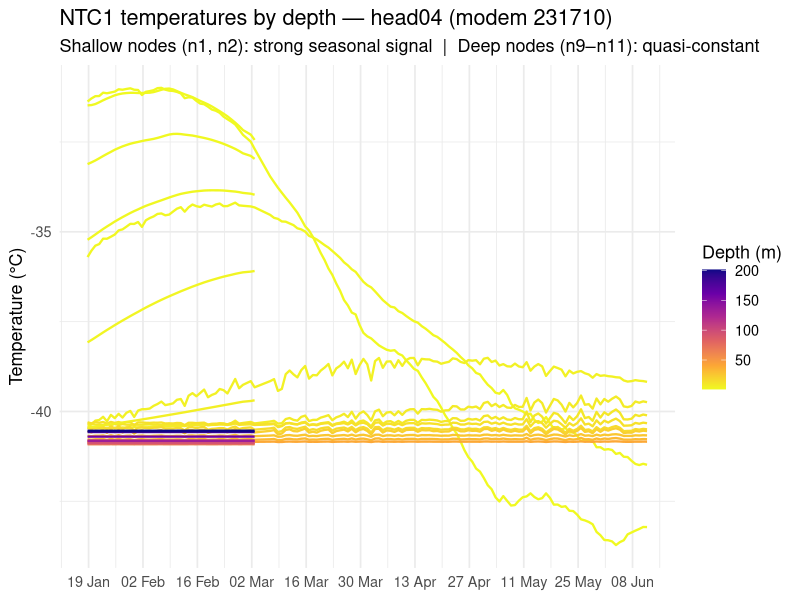
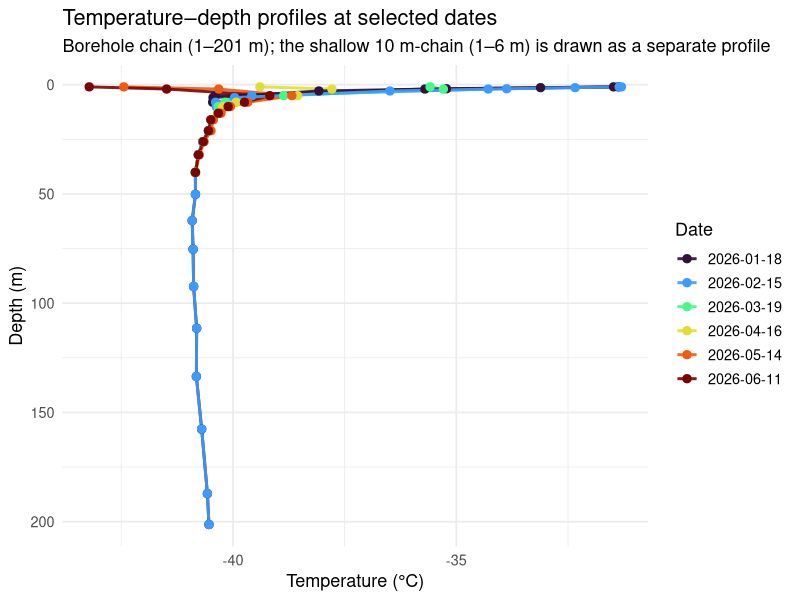
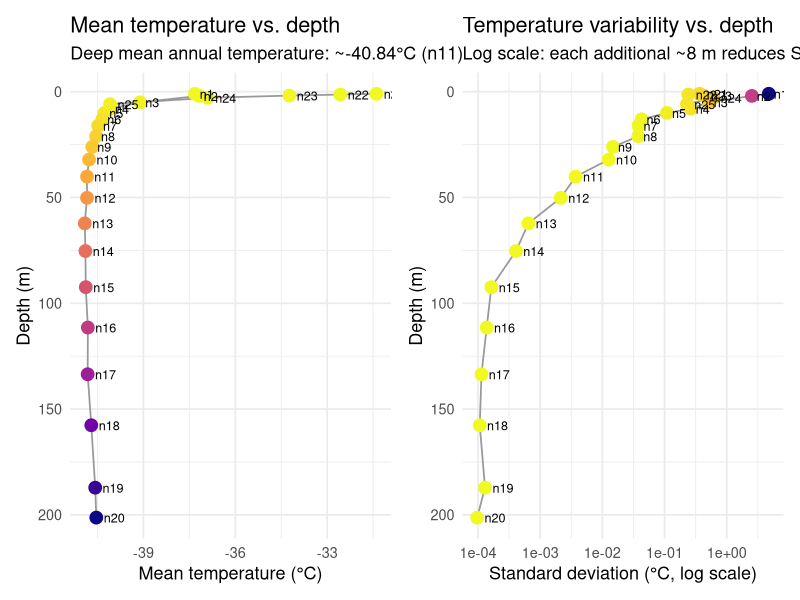
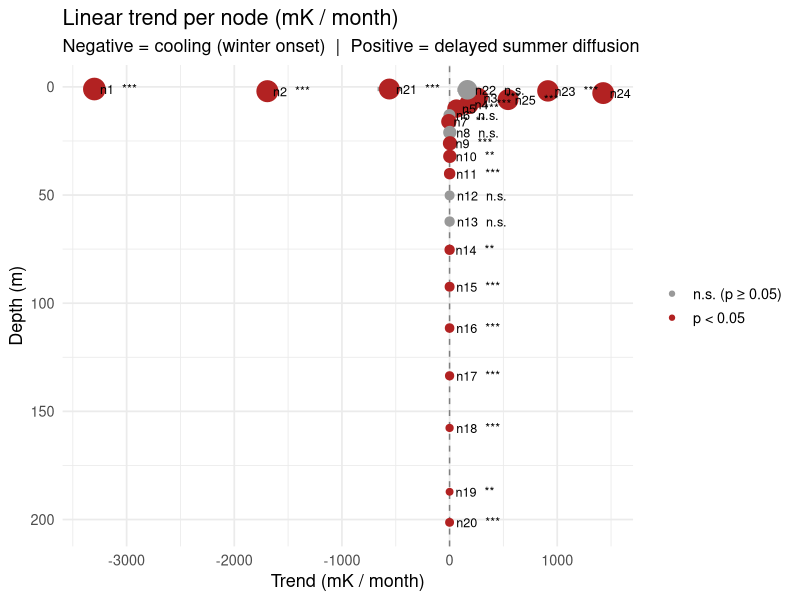
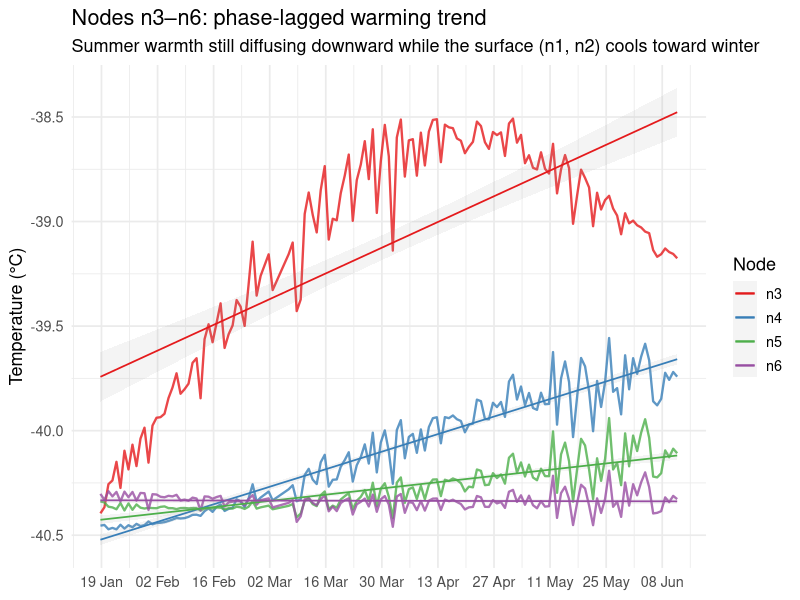
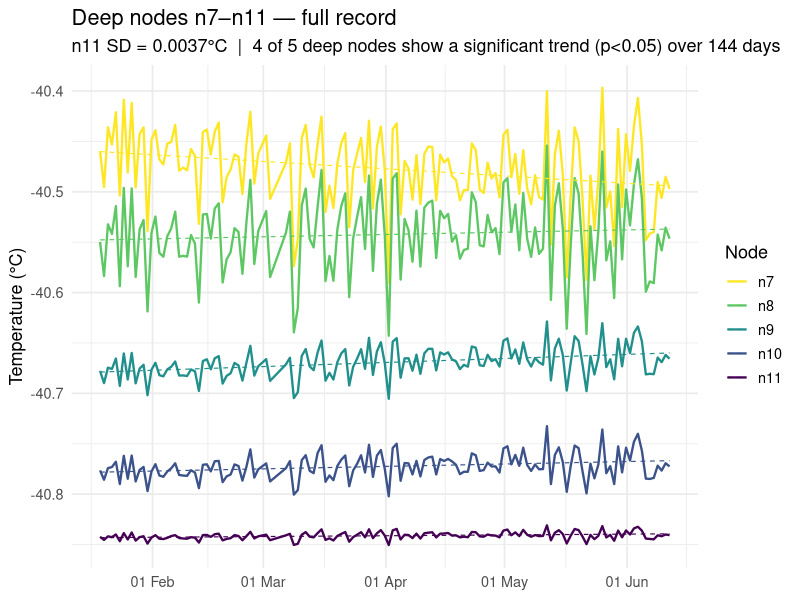
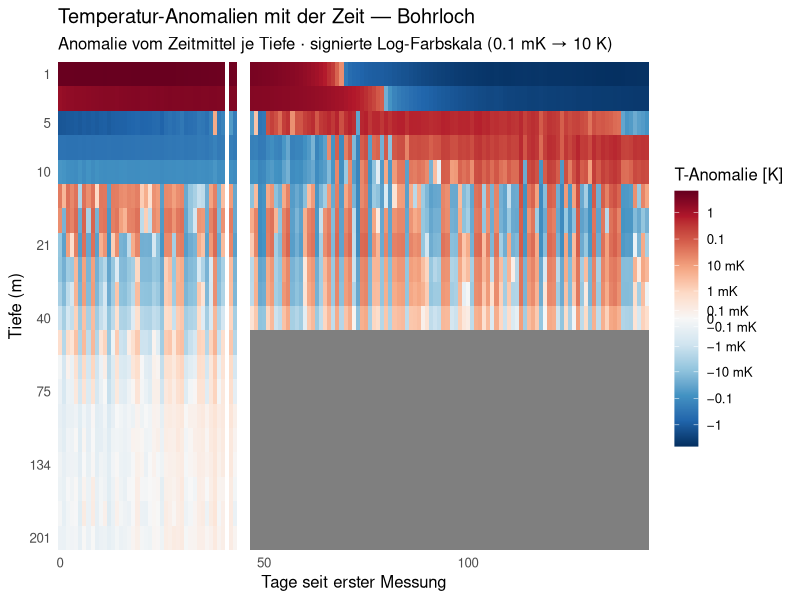
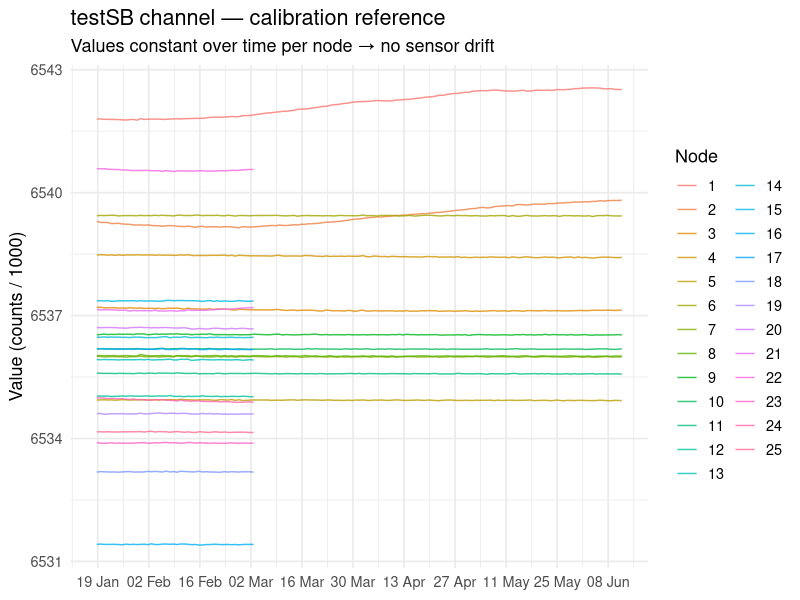

Generate these figures, in order, with R:
## ---- chunk 1
library(readr)
library(dplyr)
library(tidyr)
library(ggplot2)
library(lubridate)
library(patchwork)

d <- read_csv("./data/decoded_head04_231710_combined.csv", show_col_types = FALSE) |>
  mutate(
    time_utc = as_datetime(time_utc),
    t_days   = as.numeric(difftime(time_utc, min(time_utc), units = "days"))
  )
## ---- chunk 2
# Real installation depths + node order from the 2023 lab calibration
# (data/head04_calibration.csv, built by build_head04_calibration.R).
# n1–n20 = borehole 1–201 m; n21–n25 = shallow 10 m-chain 1–6 m. The node order
# (kept from the deployment Excel sheet) is confirmed by the SD-vs-depth check:
# per-node SD falls monotonically with depth (Spearman ≈ −0.99).
node_depths <- read_csv("./data/head04_calibration.csv", show_col_types = FALSE) |>
  distinct(node, depth = depth_m) |> arrange(node) |>
  # Two physically separate chains — never connect a profile line ACROSS them:
  mutate(chain = if_else(node <= 20, "Bohrloch (1–201 m)", "Nebenkette (1–6 m)"))
knitr::kable(node_depths, col.names = c("Node", "Depth (m)", "Chain"),
             caption = "Sensor depths (2023 deployment).")
## ---- chunk 3
ntc_long <- d |>
  select(time_utc, matches("^n[0-9]+\\.ntc1_temp_C$")) |>
  pivot_longer(-time_utc, names_to = "sensor", values_to = "temp_C") |>
  mutate(node = as.integer(sub("n(\\d+)\\..*", "\\1", sensor))) |>
  left_join(node_depths, by = "node")

ggplot(ntc_long, aes(time_utc, temp_C, colour = depth, group = node)) +
  geom_line(linewidth = 0.8) +
  scale_colour_viridis_c(option = "plasma", direction = -1, name = "Depth (m)") +
  scale_x_datetime(date_breaks = "2 weeks", date_labels = "%d %b") +
  labs(
    title    = "NTC1 temperatures by depth — head04 (modem 231710)",
    subtitle = "Shallow nodes (n1, n2): strong seasonal signal  |  Deep nodes (n9–n11): quasi-constant",
    x = NULL, y = "Temperature (°C)"
  ) +
  theme_minimal(base_size = 13)
## ---- chunk 4
profile_dates <- d |>
  pull(time_utc) |> as.Date() |> unique() |>
  (\(x) x[seq(1, length(x), length.out = 6)])() |>
  as.character()

profiles <- ntc_long |>
  mutate(date = as.character(as.Date(time_utc))) |>
  filter(date %in% profile_dates)

ggplot(profiles, aes(temp_C, depth, colour = date, group = interaction(date, chain))) +
  geom_path(linewidth = 1, alpha = 0.9) +   # per (date, chain): never link across the two chains
  geom_point(size = 2.5) +
  scale_y_reverse(name = "Depth (m)") +
  scale_colour_viridis_d(option = "turbo", name = "Date") +
  labs(
    title    = "Temperature–depth profiles at selected dates",
    subtitle = "Borehole chain (1–201 m); the shallow 10 m-chain (1–6 m) is drawn as a separate profile",
    x = "Temperature (°C)"
  ) +
  theme_minimal(base_size = 13)
## ---- chunk 5
node_stats <- ntc_long |>
  group_by(node, depth, chain) |>
  summarise(
    mean_T  = mean(temp_C, na.rm = TRUE),
    sd_T    = sd(temp_C,   na.rm = TRUE),
    range_T = max(temp_C, na.rm = TRUE) - min(temp_C, na.rm = TRUE),
    .groups = "drop"
  )

p_sd <- ggplot(node_stats, aes(sd_T, depth)) +
  geom_path(aes(group = chain), colour = "grey60", linewidth = 0.6) +
  geom_point(aes(colour = sd_T), size = 4) +
  geom_text(aes(label = paste0("n", node)), hjust = -0.35, size = 3.2) +
  scale_colour_viridis_c(option = "plasma", direction = -1, guide = "none") +
  scale_y_reverse(name = "Depth (m)") +
  scale_x_log10() +
  labs(title = "Temperature variability vs. depth",
       subtitle = "Log scale: each additional ~8 m reduces SD by ~50%",
       x = "Standard deviation (°C, log scale)") +
  theme_minimal(base_size = 13)

p_mean <- ggplot(node_stats, aes(mean_T, depth)) +
  geom_path(aes(group = chain), colour = "grey60", linewidth = 0.6) +
  geom_point(aes(colour = depth), size = 4, show.legend = FALSE) +
  scale_colour_viridis_c(option = "plasma", direction = -1) +
  geom_text(aes(label = paste0("n", node)), hjust = -0.35, size = 3.2) +
  scale_y_reverse(name = "Depth (m)") +
  labs(title = "Mean temperature vs. depth",
       subtitle = sprintf("Deep mean annual temperature: ~%.2f°C (n11)",
                          node_stats$mean_T[node_stats$node == 11]),
       x = "Mean temperature (°C)") +
  theme_minimal(base_size = 13)

p_mean | p_sd
## ---- chunk 6
node_stats |>
  select(node, depth, mean_T, sd_T, range_T) |>
  mutate(across(where(is.numeric), \(x) round(x, 3))) |>
  knitr::kable(
    col.names = c("Node", "Depth (m)", "Mean T (°C)", "SD (°C)", "Range (°C)"),
    caption   = "Temperature statistics per node"
  )
## ---- chunk 7
ntc_cols <- grep("^n[0-9]+\\.ntc1_temp_C$", names(d), value = TRUE)

trends <- lapply(ntc_cols, function(col) {
  node <- as.integer(sub("n(\\d+)\\..*", "\\1", col))
  dat  <- data.frame(t = d$t_days, y = d[[col]]) |> na.omit()
  m    <- lm(y ~ t, data = dat)
  s    <- summary(m)
  tibble(node            = node,
         slope_mK_month  = coef(m)[2] * 30 * 1000,
         se_mK_month     = s$coefficients[2, 2] * 30 * 1000,
         pval            = s$coefficients[2, 4],
         mean_T          = mean(dat$y),
         sd_T            = sd(dat$y))
}) |>
  bind_rows() |>
  left_join(node_depths, by = "node") |>
  mutate(sig = pval < 0.05,
         sig_label = case_when(pval < 0.001 ~ "***",
                               pval < 0.01  ~ "**",
                               pval < 0.05  ~ "*",
                               TRUE         ~ "n.s."))

ggplot(trends, aes(slope_mK_month, depth)) +
  geom_vline(xintercept = 0, colour = "grey50", linetype = "dashed") +
  geom_errorbarh(aes(xmin = slope_mK_month - se_mK_month,
                     xmax = slope_mK_month + se_mK_month),
                 height = 2, colour = "grey60") +
  geom_point(aes(colour = sig, size = log10(abs(slope_mK_month) + 1))) +
  geom_text(aes(label = paste0("n", node, "  ", sig_label)),
            hjust = -0.15, size = 3.2) +
  scale_y_reverse(name = "Depth (m)") +
  scale_colour_manual(values = c("FALSE" = "grey60", "TRUE" = "firebrick"),
                      labels = c("n.s. (p ≥ 0.05)", "p < 0.05"), name = NULL) +
  scale_size_continuous(range = c(2, 7), guide = "none") +
  labs(
    title    = "Linear trend per node (mK / month)",
    subtitle = "Negative = cooling (winter onset)  |  Positive = delayed summer diffusion",
    x        = "Trend (mK / month)"
  ) +
  theme_minimal(base_size = 13)
## ---- chunk 8
trends |>
  mutate(across(c(slope_mK_month, se_mK_month, mean_T, sd_T), \(x) round(x, 2)),
         pval = formatC(pval, digits = 3, format = "g")) |>
  select(node, depth, mean_T, sd_T, slope_mK_month, se_mK_month, pval, sig_label) |>
  knitr::kable(
    col.names = c("Node", "Depth (m)", "Mean T", "SD", "Trend (mK/mon)", "SE", "p-value", ""),
    caption   = "Linear trend results. Positive trend in n4–n6 reflects phase-lagged downward diffusion of summer warmth."
  )
## ---- chunk 9
mid_cols <- grep("^n[3456]\\.ntc1_temp_C$", names(d), value = TRUE)
d_mid <- d |>
  select(time_utc, all_of(mid_cols)) |>
  pivot_longer(-time_utc, names_to = "sensor", values_to = "temp_C") |>
  mutate(node = as.integer(sub("n(\\d+)\\..*", "\\1", sensor))) |>
  left_join(node_depths, by = "node")

ggplot(d_mid, aes(time_utc, temp_C, colour = factor(node), group = node)) +
  geom_line(linewidth = 0.8, alpha = 0.8) +
  geom_smooth(method = "lm", se = TRUE, alpha = 0.1, linewidth = 0.6) +
  scale_colour_brewer(palette = "Set1", name = "Node",
                      labels = paste0("n", 3:6)) +
  scale_x_datetime(date_breaks = "2 weeks", date_labels = "%d %b") +
  labs(
    title    = "Nodes n3–n6: phase-lagged warming trend",
    subtitle = "Summer warmth still diffusing downward while the surface (n1, n2) cools toward winter",
    x = NULL, y = "Temperature (°C)"
  ) +
  theme_minimal(base_size = 13)
## ---- chunk 10
deep_nodes <- 7:11
deep_cols  <- sprintf("n%d.ntc1_temp_C", deep_nodes)

# Per-node linear fit over the WHOLE record (mK/month + significance).
deep_trends <- lapply(deep_nodes, function(n) {
  dat <- na.omit(data.frame(t = d$t_days, y = d[[sprintf("n%d.ntc1_temp_C", n)]]))
  s   <- summary(lm(y ~ t, dat))
  tibble(node = n, slope_mK_month = s$coefficients[2, 1] * 30 * 1000,
         se = s$coefficients[2, 2] * 30 * 1000, pval = s$coefficients[2, 4],
         sd_T = sd(dat$y))
}) |> bind_rows()
n_sig <- sum(deep_trends$pval < 0.05)

d_deep <- d |>
  select(time_utc, all_of(deep_cols)) |>
  pivot_longer(-time_utc, names_to = "sensor", values_to = "temp_C") |>
  mutate(node = as.integer(sub("n(\\d+)\\..*", "\\1", sensor))) |>
  left_join(node_depths, by = "node")

ggplot(d_deep, aes(time_utc, temp_C, colour = factor(node), group = node)) +
  geom_line(linewidth = 0.8) +
  geom_smooth(method = "lm", se = FALSE, linetype = "dashed",
              linewidth = 0.4, alpha = 0.6) +
  scale_colour_viridis_d(option = "viridis", direction = -1,
                          name = "Node", labels = paste0("n", deep_nodes)) +
  scale_x_datetime(date_breaks = "1 month", date_labels = "%d %b") +
  labs(
    title    = "Deep nodes n7–n11 — full record",
    subtitle = sprintf("n11 SD = %.4f°C  |  %d of 5 deep nodes show a significant trend (p<0.05) over %d days",
                       deep_trends$sd_T[deep_trends$node == 11], n_sig, round(max(d$t_days))),
    x = NULL, y = "Temperature (°C)"
  ) +
  theme_minimal(base_size = 13)
## ---- chunk 11
deep_trends |>
  mutate(across(c(slope_mK_month, se, sd_T), \(x) round(x, 3)),
         pval = formatC(pval, digits = 2, format = "g"),
         sig  = ifelse(pval < 0.05, "yes", "—")) |>
  knitr::kable(col.names = c("Node", "Trend (mK/mon)", "SE", "p-value", "SD (°C)", "p<0.05"),
    caption = "Deep-node linear trend over the full record.")
## ---- chunk 12
bore <- node_depths |> filter(node <= 20)
anom <- ntc_long |>
  semi_join(bore, by = "node") |>
  mutate(day = as.numeric(difftime(time_utc, min(time_utc), units = "days"))) |>
  group_by(node) |> mutate(anom = temp_C - mean(temp_C, na.rm = TRUE)) |> ungroup()

C    <- 1e-4                                   # linear threshold ≈ 0.1 mK
slog <- function(x) sign(x) * log10(1 + abs(x) / C)  # resolves down to 0.1 mK
brkK <- c(-10, -1, -0.1, -0.01, -0.001, -1e-4, 0, 1e-4, 0.001, 0.01, 0.1, 1, 10)
labK <- c("−10", "−1", "−0.1", "−10 mK", "−1 mK", "−0.1 mK", "0",
          "0.1 mK", "1 mK", "10 mK", "0.1", "1", "10")
lim  <- max(abs(slog(range(anom$anom, na.rm = TRUE)))) * c(-1, 1)
ord  <- order(bore$depth)
anom$rank <- match(anom$node, bore$node[ord])  # equal-height bands, ordered by depth
ybr  <- c(1, 3, 5, 8, 11, 14, 17, 20); ylab <- round(bore$depth[ord][ybr])

ggplot(anom, aes(day, rank, fill = slog(anom))) +
  geom_tile() +
  scale_fill_gradientn(
    colours = rev(c("#67001f","#b2182b","#d6604d","#f4a582","#fddbc7","#f7f7f7",
                    "#d1e5f0","#92c5de","#4393c3","#2166ac","#053061")),
    limits = lim, breaks = slog(brkK), labels = labK, name = "T-Anomalie [K]") +
  scale_y_reverse(breaks = ybr, labels = ylab, expand = c(0, 0)) +
  scale_x_continuous(expand = c(0, 0)) +
  labs(title = "Temperatur-Anomalien mit der Zeit — Bohrloch",
       subtitle = "Anomalie vom Zeitmittel je Tiefe · signierte Log-Farbskala (0.1 mK → 10 K)",
       x = "Tage seit erster Messung", y = "Tiefe (m)") +
  theme_minimal(base_size = 12) +
  theme(panel.grid = element_blank(), legend.key.height = unit(1.3, "cm"))
## ---- chunk 13
sb_long <- d |>
  select(time_utc, matches("testSB")) |>
  pivot_longer(-time_utc, names_to = "sensor", values_to = "value") |>
  mutate(node = as.integer(sub("n(\\d+)\\..*", "\\1", sensor)))

ggplot(sb_long, aes(time_utc, value, colour = factor(node), group = node)) +
  geom_line(linewidth = 0.5, alpha = 0.8) +
  scale_x_datetime(date_breaks = "2 weeks", date_labels = "%d %b") +
  labs(
    title    = "testSB channel — calibration reference",
    subtitle = "Values constant over time per node → no sensor drift",
    x = NULL, y = "Value (counts / 1000)", colour = "Node"
  ) +
  theme_minimal(base_size = 13)
